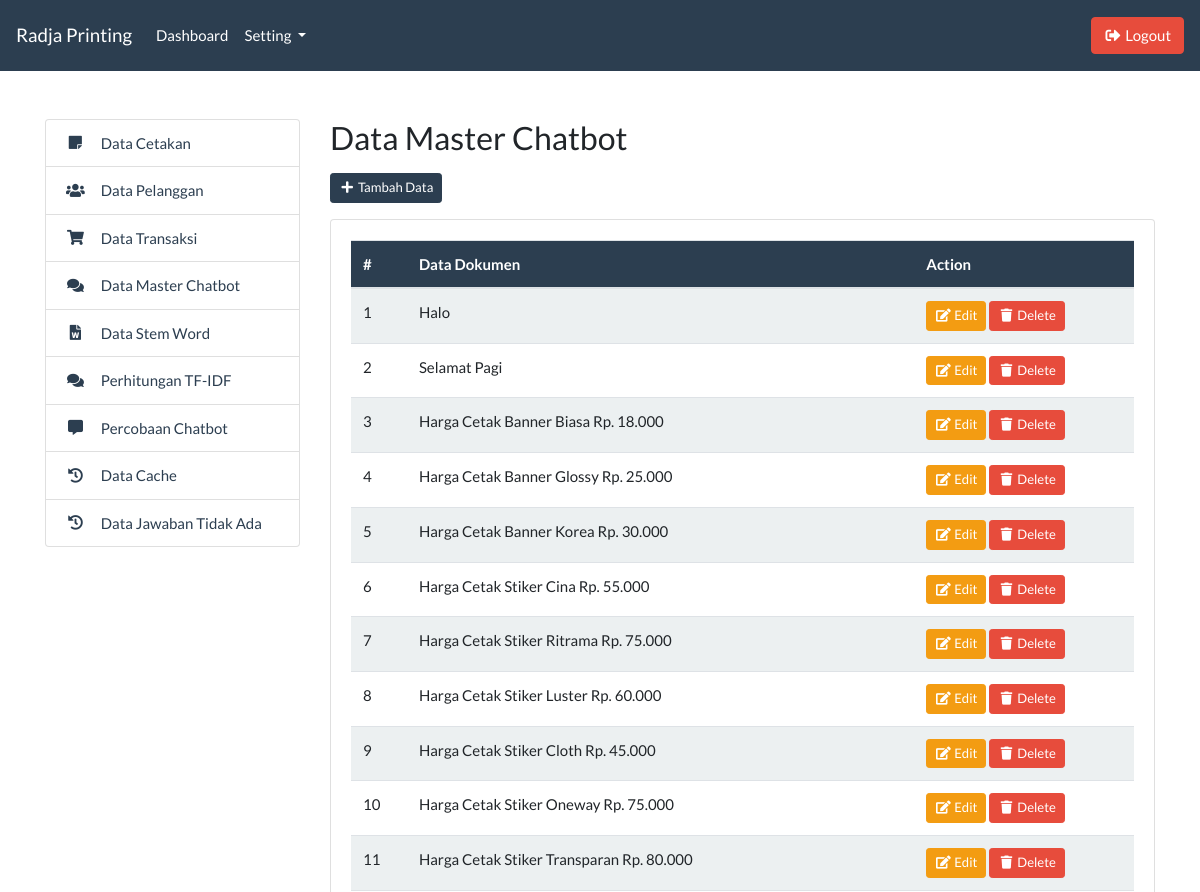
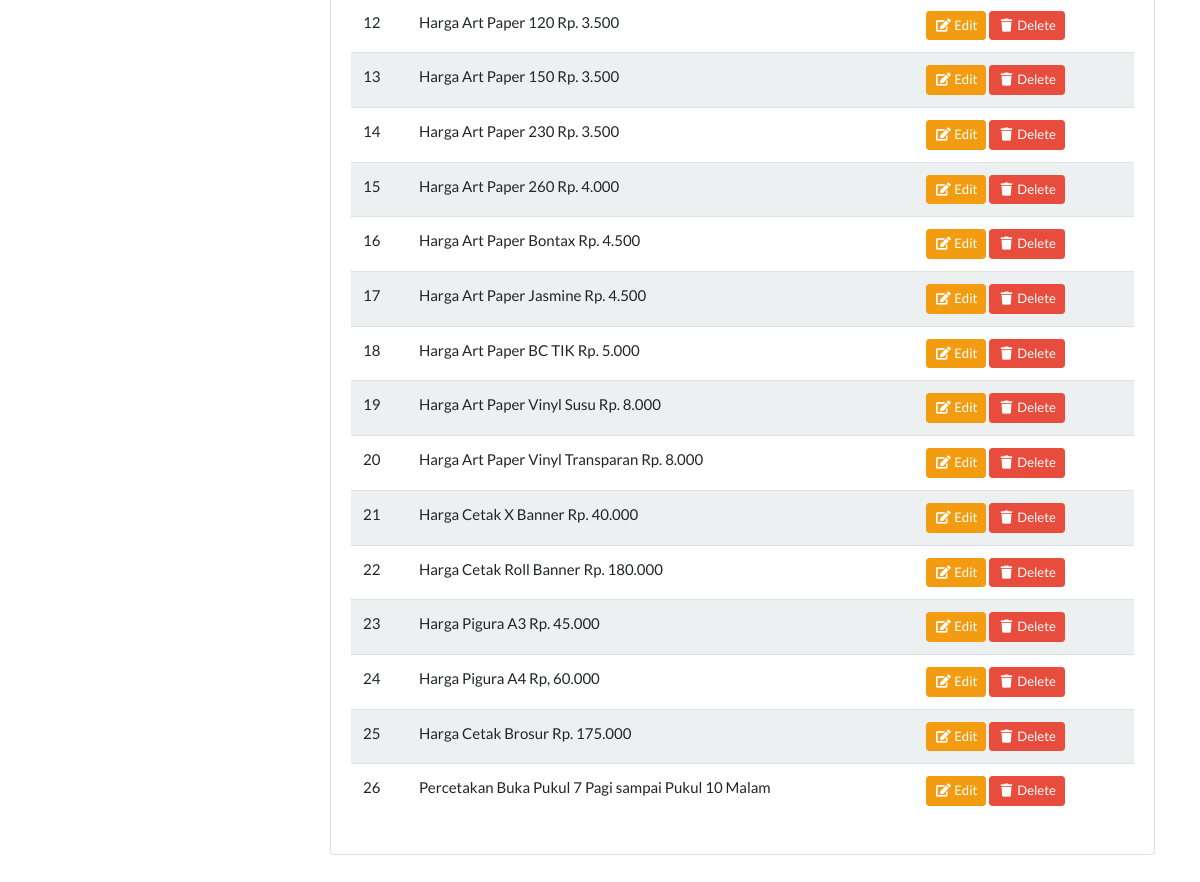
The app's page /admin/master_index.php (signed in) with its own data (2 pictures, top to bottom).
### tables this page shows
CREATE TABLE `tb_dokumen` (
  `id` int(11) NOT NULL,
  `dokumen` varchar(255) NOT NULL
);

### admin/master_index.php (the view, shortened to what this page needs)
<?php include '../templates/admin_header.php'; ?>
<?php include '../templates/admin_sidebar.php'; ?>
<div class="col-md-9 mb-5">
    <h3>Data Master Chatbot</h3>
    <div class="row mt-3 mb-3">
        <div class="col-md-4">
            <button type="button" class="btn btn-sm btn-primary" data-toggle="modal" data-target="#inputModal">
                <i class="fas fa-fw fa-plus"></i> Tambah Data
            </button>
        </div>
    </div>
    <div class="card">
        <div class="card-body">
            <table class="table table-striped" id="table-master">
                <thead class="bg-primary text-white">
                    <tr>
                        <th>#</th>
                        <th>Data Dokumen</th>
                        <th>Action</th>
                    </tr>
                </thead>
                <tbody>
                    <?php
                        include '../koneksi.php';
                        $data = mysqli_query($koneksi, "SELECT * FROM tb_dokumen");
                        $no = 1;
                        while($d = mysqli_fetch_array($data)) {
                    ?>
                    <tr>
                        <td><?= $no++; ?></td>
                        <td><?= $d['dokumen']; ?></td>
                        <td>
                            <a href="master_edit.php?id=<?= $d['id']; ?>" class="btn btn-warning btn-sm">
                                <i class="fas fa-fw fa-edit"></i> Edit
                            </a>
                            <a href="master_delete.php?id=<?= $d['id']; ?>" class="btn btn-danger btn-sm">
                                <i class="fas fa-fw fa-trash"></i> Delete
                            </a>
                        </td>
                    </tr>
                    <?php } ?>
                </tbody>
            </table>
        </div>
    </div>
</div>
<?php include '../templates/admin_footer.php'; ?>

### assets/css/all.css (style rules this page uses)
.fa, .fas, .far, .fal, .fad, .fab { -moz-osx-font-smoothing: grayscale; -webkit-font-smoothing: antialiased; display: inline-block; font-style: normal; font-variant: normal; text-rendering: auto; line-height: 1; }
.fa-fw { text-align: center; width: 1.25em; }
.fa-edit:before { content: "\f044"; }
.fa-plus:before { content: "\f067"; }
.fa-trash:before { content: "\f1f8"; }
.fa, .fas { font-family: 'Font Awesome 5 Free'; font-weight: 900; }

### records on screen
tb_dokumen: dokumen "Halo"
tb_dokumen: dokumen "Selamat Pagi"
tb_dokumen: dokumen "Harga Cetak Banner Biasa Rp. 18.000"
tb_dokumen: dokumen "Harga Cetak Banner Glossy Rp. 25.000"
tb_dokumen: dokumen "Harga Cetak Banner Korea Rp. 30.000"
tb_dokumen: dokumen "Harga Cetak Stiker Cina Rp. 55.000"
tb_dokumen: dokumen "Harga Cetak Stiker Ritrama Rp. 75.000"
tb_dokumen: dokumen "Harga Cetak Stiker Luster Rp. 60.000"
tb_dokumen: dokumen "Harga Cetak Stiker Cloth Rp. 45.000"
tb_dokumen: dokumen "Harga Cetak Stiker Oneway Rp. 75.000"
tb_dokumen: dokumen "Harga Cetak Stiker Transparan Rp. 80.000"
tb_dokumen: dokumen "Harga Art Paper 120 Rp. 3.500"
tb_dokumen: dokumen "Harga Art Paper 150 Rp. 3.500"
tb_dokumen: dokumen "Harga Art Paper 230 Rp. 3.500"
tb_dokumen: dokumen "Harga Art Paper 260 Rp. 4.000"
tb_dokumen: dokumen "Harga Art Paper Bontax Rp. 4.500"
tb_dokumen: dokumen "Harga Art Paper Jasmine Rp. 4.500"
tb_dokumen: dokumen "Harga Art Paper BC TIK Rp. 5.000"
tb_dokumen: dokumen "Harga Art Paper Vinyl Susu Rp. 8.000"
tb_dokumen: dokumen "Harga Art Paper Vinyl Transparan Rp. 8.000"
tb_dokumen: dokumen "Harga Cetak X Banner Rp. 40.000"
tb_dokumen: dokumen "Harga Cetak Roll Banner Rp. 180.000"
tb_dokumen: dokumen "Harga Pigura A3 Rp. 45.000"
tb_dokumen: dokumen "Harga Pigura A4 Rp, 60.000"
tb_dokumen: dokumen "Harga Cetak Brosur Rp. 175.000"
tb_dokumen: dokumen "Percetakan Buka Pukul 7 Pagi sampai Pukul 10 Malam"
